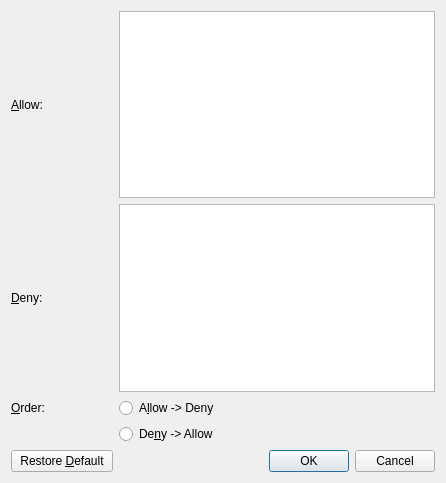
<?xml version="1.0" encoding="UTF-8"?>
<ui version="4.0">
 <class>Option_Extension</class>
 <widget class="QDialog" name="Option_Extension">
  <property name="geometry">
   <rect>
    <x>0</x>
    <y>0</y>
    <width>446</width>
    <height>483</height>
   </rect>
  </property>
  <property name="windowTitle">
   <string>Dialog</string>
  </property>
  <layout class="QGridLayout" name="gridLayout">
   <item row="1" column="0">
    <widget class="QLabel" name="labelDeny">
     <property name="text">
      <string>&amp;Deny:</string>
     </property>
     <property name="buddy">
      <cstring>txtDeny</cstring>
     </property>
    </widget>
   </item>
   <item row="0" column="0">
    <widget class="QLabel" name="labelAllow">
     <property name="text">
      <string>&amp;Allow:</string>
     </property>
     <property name="buddy">
      <cstring>txtAllow</cstring>
     </property>
    </widget>
   </item>
   <item row="5" column="0">
    <widget class="QPushButton" name="btnRestoreDefault">
     <property name="text">
      <string>Restore &amp;Default</string>
     </property>
    </widget>
   </item>
   <item row="3" column="0">
    <widget class="QLabel" name="labelOrder">
     <property name="text">
      <string>&amp;Order:</string>
     </property>
     <property name="buddy">
      <cstring>radioAD</cstring>
     </property>
    </widget>
   </item>
   <item row="5" column="2" colspan="2">
    <widget class="QDialogButtonBox" name="buttonBox">
     <property name="orientation">
      <enum>Qt::Horizontal</enum>
     </property>
     <property name="standardButtons">
      <set>QDialogButtonBox::Cancel|QDialogButtonBox::Ok</set>
     </property>
    </widget>
   </item>
   <item row="0" column="1" colspan="3">
    <widget class="QPlainTextEdit" name="txtAllow"/>
   </item>
   <item row="3" column="1">
    <widget class="QRadioButton" name="radioAD">
     <property name="text">
      <string>A&amp;llow -&gt; Deny</string>
     </property>
    </widget>
   </item>
   <item row="4" column="1">
    <widget class="QRadioButton" name="radioDA">
     <property name="text">
      <string>De&amp;ny -&gt; Allow</string>
     </property>
    </widget>
   </item>
   <item row="1" column="1" colspan="3">
    <widget class="QPlainTextEdit" name="txtDeny"/>
   </item>
  </layout>
 </widget>
 <tabstops>
  <tabstop>txtAllow</tabstop>
  <tabstop>txtDeny</tabstop>
  <tabstop>radioAD</tabstop>
  <tabstop>radioDA</tabstop>
  <tabstop>btnRestoreDefault</tabstop>
 </tabstops>
 <resources/>
 <connections>
  <connection>
   <sender>buttonBox</sender>
   <signal>accepted()</signal>
   <receiver>Option_Extension</receiver>
   <slot>accept()</slot>
   <hints>
    <hint type="sourcelabel">
     <x>436</x>
     <y>465</y>
    </hint>
    <hint type="destinationlabel">
     <x>157</x>
     <y>274</y>
    </hint>
   </hints>
  </connection>
  <connection>
   <sender>buttonBox</sender>
   <signal>rejected()</signal>
   <receiver>Option_Extension</receiver>
   <slot>reject()</slot>
   <hints>
    <hint type="sourcelabel">
     <x>436</x>
     <y>471</y>
    </hint>
    <hint type="destinationlabel">
     <x>286</x>
     <y>274</y>
    </hint>
   </hints>
  </connection>
  <connection>
   <sender>btnRestoreDefault</sender>
   <signal>clicked()</signal>
   <receiver>Option_Extension</receiver>
   <slot>aaa()</slot>
   <hints>
    <hint type="sourcelabel">
     <x>60</x>
     <y>462</y>
    </hint>
    <hint type="destinationlabel">
     <x>222</x>
     <y>241</y>
    </hint>
   </hints>
  </connection>
 </connections>
 <slots>
  <slot>aaa()</slot>
 </slots>
</ui>
